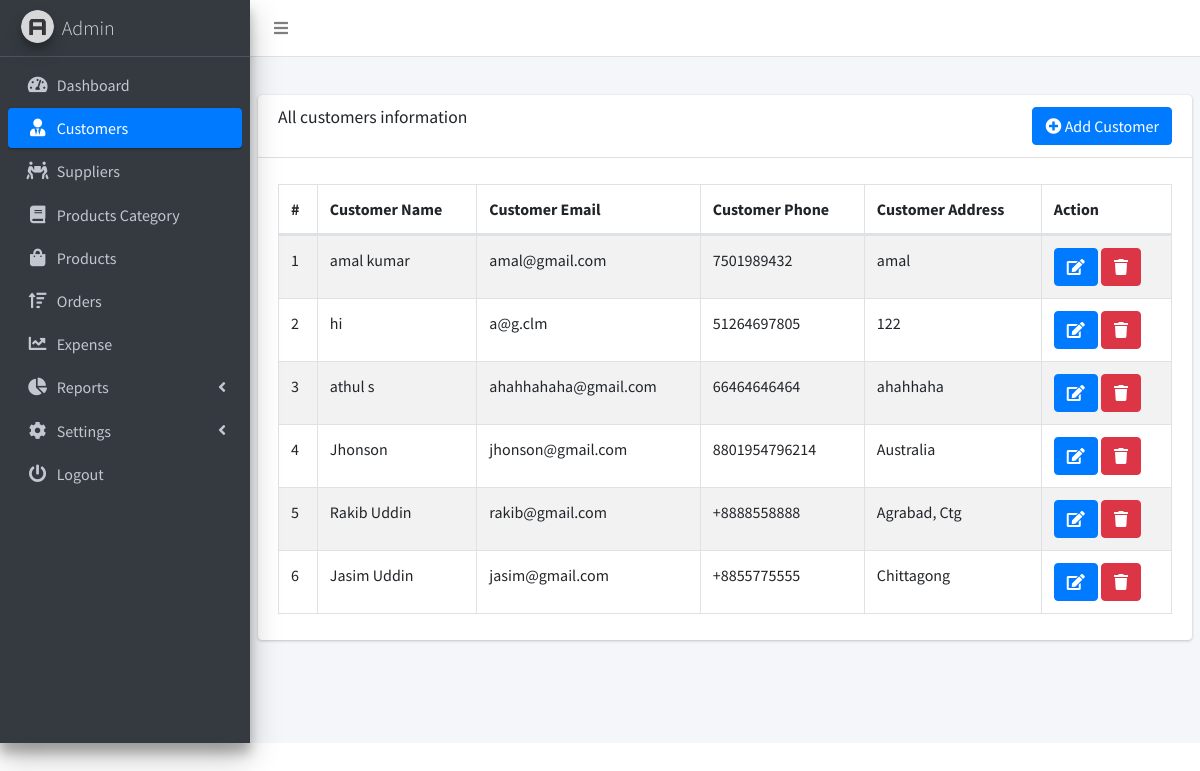
Page /customers.php (signed in) on the committed database.
### tables this page shows
CREATE TABLE `customers` (
  `customer_id` int(11) NOT NULL,
  `customer_name` varchar(255) NOT NULL,
  `customer_cell` varchar(255) NOT NULL,
  `customer_email` varchar(255) NOT NULL,
  `customer_address` varchar(255) NOT NULL
);

### customers.php (the view, shortened to what this page needs)
<!DOCTYPE html>
<html lang="en">
<head>
    <link rel="stylesheet" href="dist/css/preloader.css">
    <link rel="stylesheet" href="plugins/fontawesome-free/css/all.min.css">
    <link rel="stylesheet" href="https://code.ionicframework.com/ionicons/2.0.1/css/ionicons.min.css">
    <link rel="stylesheet" href="plugins/datatables-bs4/css/dataTables.bootstrap4.min.css">
    <link rel="stylesheet" href="plugins/datatables-responsive/css/responsive.bootstrap4.min.css">
    <link rel="stylesheet" href="dist/css/adminlte.min.css">
    <link rel="stylesheet" href="dist/css/buttons.dataTables.min.css">
</head>
<body class="hold-transition sidebar-mini">
<div class="wrapper">
    <nav class="main-header navbar navbar-expand navbar-white navbar-light">
        <ul class="navbar-nav">
            <li class="nav-item">
                <a class="nav-link" data-widget="pushmenu" href="#" role="button"><i class="fas fa-bars"></i></a>
            </li>
        </ul>
    </nav>
    <aside class="main-sidebar sidebar-dark-primary elevation-4">
        <a href="#" class="brand-link">
            <img src="dist/img/AdminLTELogo.png"
                 alt="AdminLTE Logo"
                 class="brand-image img-circle elevation-3"
                 style="opacity: .8">
            <span class="brand-text font-weight-light">Admin</span>
        </a>
        <div class="sidebar">
            <nav class="mt-2">
                <ul class="nav nav-pills nav-sidebar flex-column" data-widget="treeview" role="menu"
                    data-accordion="false">
                    <li class="nav-item">
                        <a href="dashboard.php" class="nav-link">
                            <i class="nav-icon fas fa-tachometer-alt"></i>
                            <p>
                                Dashboard
                            </p>
                        </a>
                    </li>
                    <li class="nav-item">
                        <a href="customers.php" class="nav-link active">
                            <i class="nav-icon fas fa-user-tie"></i>
                            <p>
                                Customers
                            </p>
                        </a>
                    </li>
                    <li class="nav-item">
                        <a href="suppliers.php" class="nav-link">
                            <i class="nav-icon fas fa-people-carry"></i>
                            <p>
                                Suppliers
                            </p>
                        </a>
                    </li>
                    <li class="nav-item">
                        <a href="category.php" class="nav-link">
                            <i class="nav-icon fas fa-book"></i>
                            <p>
                                Products Category
                            </p>
                        </a>
                    </li>
                    <li class="nav-item">
                        <a href="products.php" class="nav-link">
                            <i class="nav-icon fas fa-shopping-bag"></i>
                            <p>
                                Products
                            </p>
                        </a>
                    </li>
                    <li class="nav-item">
                        <a href="orders.php" class="nav-link">
                            <i class="nav-icon fas fa-sort-amount-up"></i>
                            <p>
                                Orders
                            </p>
                        </a>
                    </li>
                    <li class="nav-item">
                        <a href="expense.php" class="nav-link">
                            <i class="nav-icon fas fa-chart-line"></i>
                            <p>
                                Expense
                            </p>
                        </a>
                    </li>
                    <li class="nav-item">
                        <a href="#" class="nav-link">
                            <i class="nav-icon fas fa-chart-pie"></i>
                            <p>
                                Reports
                                <i class="right fas fa-angle-left"></i>
                            </p>
                        </a>
                    </li>
                    <li class="nav-item">
                        <a href="products.php" class="nav-link">
                            <i class="nav-icon fas fa-cog"></i>
                            <p>
                                Settings
                                <i class="right fas fa-angle-left"></i>
                            </p>
                        </a>
                    </li>
                    <li class="nav-item">
                        <a href="logout.php" class="nav-link">
                            <i class="nav-icon fas fa-power-off"></i>
                            <p>
                                Logout
                            </p>
                        </a>
                    </li>
                </ul>
            </nav>
        </div>
    </aside>
    <div class="content-wrapper">
        <section class="content-header">
        </section>
        <section class="content">
            <div class="row">
                <div class="col-12">
                    <div class="card">
                        <div class="card-header">
                            <button type="button" onclick="location.href = 'add_customers.php';"
                                    class="btn btn-primary float-right"><i class='fas fa-plus-circle'></i> Add Customer
                            </button>
                            <h3 class="card-title">All customers information</h3>
                        </div>
                        <div class="card-body">
                            <table id="example1" class="table table-bordered table-striped">
                                <thead>
                                <tr>
                                    <th>#</th>
                                    <th>Customer Name</th>
                                    <th>Customer Email</th>
                                    <th>Customer Phone</th>
                                    <th>Customer Address</th>
                                    <?php
                                    $user_type = $_SESSION['user_type'];
                                    if ($user_type == 'admin') {
                                        ?>
                                        <th>Action</th>
                                        <?php
                                    }
                                    ?>
                                </tr>
                                </thead>
                                <tbody>
                                <?php
                                include('db_connect.php');
                                $sql = "SELECT * FROM customers ORDER BY customer_id DESC";
                                $result = mysqli_query($con, $sql);
                                $i = 1;
                                while ($row = mysqli_fetch_array($result)) {
                                    echo "<tr>";
                                    echo "<td>" . $i . "</td>";
                                    echo "<td>" . $row['customer_name'] . "</td>";
                                    echo "<td>" . $row['customer_email'] . "</td>";
                                    echo "<td>" . $row['customer_cell'] . "</td>";
                                    echo "<td>" . $row['customer_address'] . "</td>";
                                    if ($user_type == 'admin') {
                                        echo "<td><a class='btn btn-primary'  href=\"edit_customer.php?id=" . $row['customer_id'] . "\" ><i class='fas fa-edit'></i></a>  ";
                                        echo "<a class='confirmation btn btn-danger'  href=\"delete_customer.php?id=" . $row['customer_id'] . "\" ><i class='fas fa-trash'></i></a></td>";
                                    }
                                    $i++;
                                    echo "</tr> ";
                                }
                                echo " </tbody>";
                                echo " </table>";
                                ?>
                        </div>
                    </div>
                </div>
            </div>
        </section>
    </div>
</div>
</body>
</html>

### rows in the picture
customers: customer_name "amal kumar", customer_email "amal@gmail.com", customer_cell "7501989432", customer_address "amal"
customers: customer_name "hi", customer_email "a@g.clm", customer_cell "51264697805", customer_address "122"
customers: customer_name "athul s", customer_email "ahahhahaha@gmail.com", customer_cell "66464646464", customer_address "ahahhaha"
customers: customer_name "Jhonson", customer_email "jhonson@gmail.com", customer_cell "8801954796214", customer_address "Australia"
customers: customer_name "Rakib Uddin", customer_email "rakib@gmail.com", customer_cell "+8888558888", customer_address "Agrabad, Ctg"
customers: customer_name "Jasim Uddin", customer_email "jasim@gmail.com", customer_cell "+8855775555", customer_address "Chittagong"
